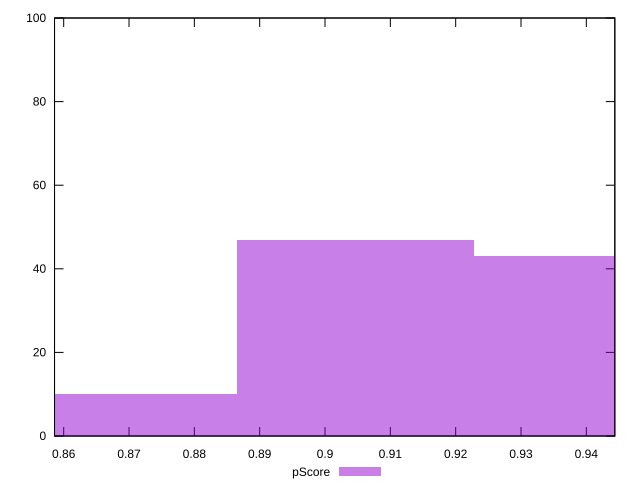

This figure's gnuplot source:
reset

$pScore <<EOF
0.8684550131838671 10
0.9046406387331949 47
0.9408262642825227 43
EOF

set key outside below
set boxwidth 0.0361856255493278
set xrange [0.8585974897583137:0.944361059738024]
set yrange [0:100]
set trange [0:100]
set style fill transparent solid 0.5 noborder
set terminal svg size 640, 490 enhanced background rgb 'white'
set output "report_00025_2021-02-22T21:38:55.199Z/bootup-time/samples/pages/pScore/histogram.svg"

plot $pScore title "pScore" with boxes

reset
